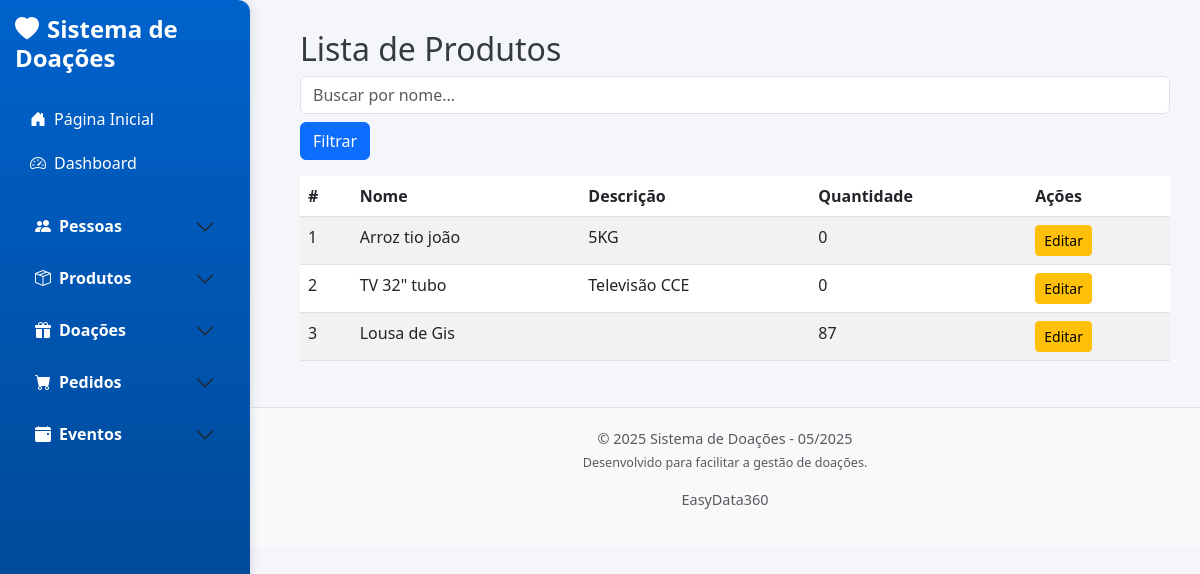
/produtos, run on an earlier commit of the app's database.
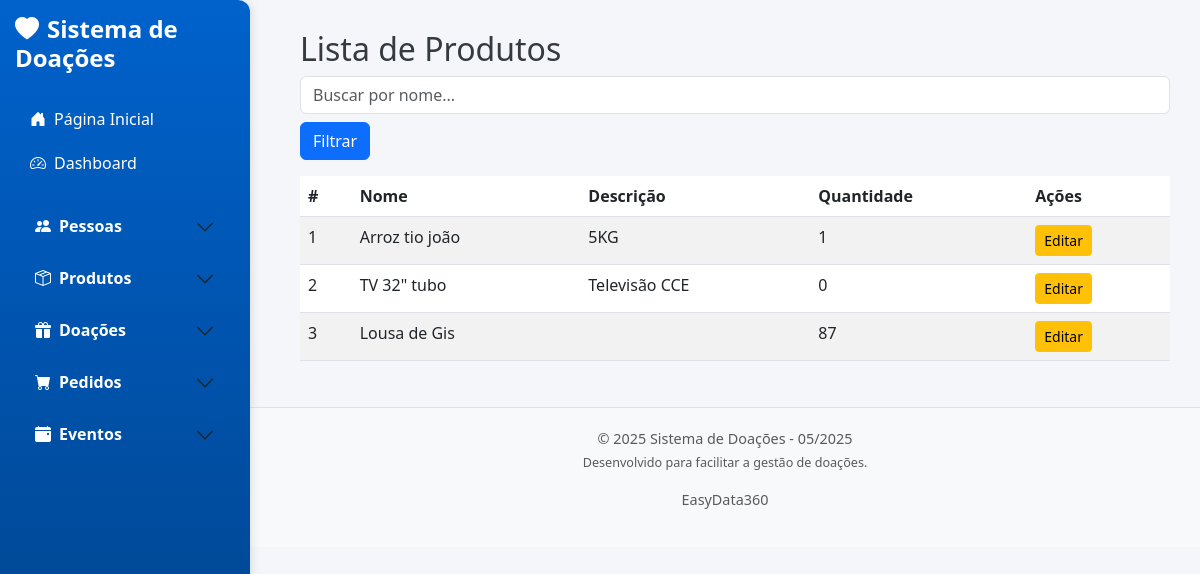
And on a later commit of the database.
### app/models/produto.py (models this page shows, shortened)
class Produto(db.Model):
    __tablename__ = 'produtos'
    id = db.Column(db.Integer, primary_key=True)
    nome_produto = db.Column(db.String(100), nullable=False, unique=True)  # Evita duplicação
    descricao = db.Column(db.String(255), nullable=True)
    quantidade = db.Column(db.Integer, nullable=False, default=0)
    data_entrada = db.Column(db.DateTime, nullable=False)

### app/controllers/produto_controller.py (the view)
def listar_produtos():
    search = request.args.get('search', '').strip()
    if search:
        produtos = Produto.query.filter(Produto.nome_produto.ilike(f"%{search}%")).all()
    else:
        produtos = Produto.query.all()
    return render_template('produtos/lista.html', produtos=produtos, search=search)

### app/templates/produtos/lista.html
{% extends 'base.html' %}
{% block content %}
<h2>Lista de Produtos</h2>
<form method="GET" action="{{ url_for('listar_produtos') }}" class="mb-3">
    <input type="text" name="search" class="form-control" placeholder="Buscar por nome..." value="{{ request.args.get('search', '') }}">
    <button type="submit" class="btn btn-primary mt-2">Filtrar</button>
</form>
<table class="table table-striped">
    <thead>
        <tr>
            <th>#</th>
            <th>Nome</th>
            <th>Descrição</th>
            <th>Quantidade</th>
            <th>Ações</th>
        </tr>
    </thead>
    <tbody>
        {% for produto in produtos %}
        <tr>
            <td>{{ produto.id }}</td>
            <td>{{ produto.nome_produto }}</td>
            <td>{{ produto.descricao }}</td>
            <td>{{ produto.quantidade }}</td>
            <td>
                <a href="{{ url_for('editar_produto', id=produto.id) }}" class="btn btn-warning btn-sm">Editar</a>
            </td>
        </tr>
        {% endfor %}
    </tbody>
</table>
{% endblock %}

What changed in the data, as far as the page shows it:
changed Produto "Arroz tio joão": quantidade "0" → "1"
